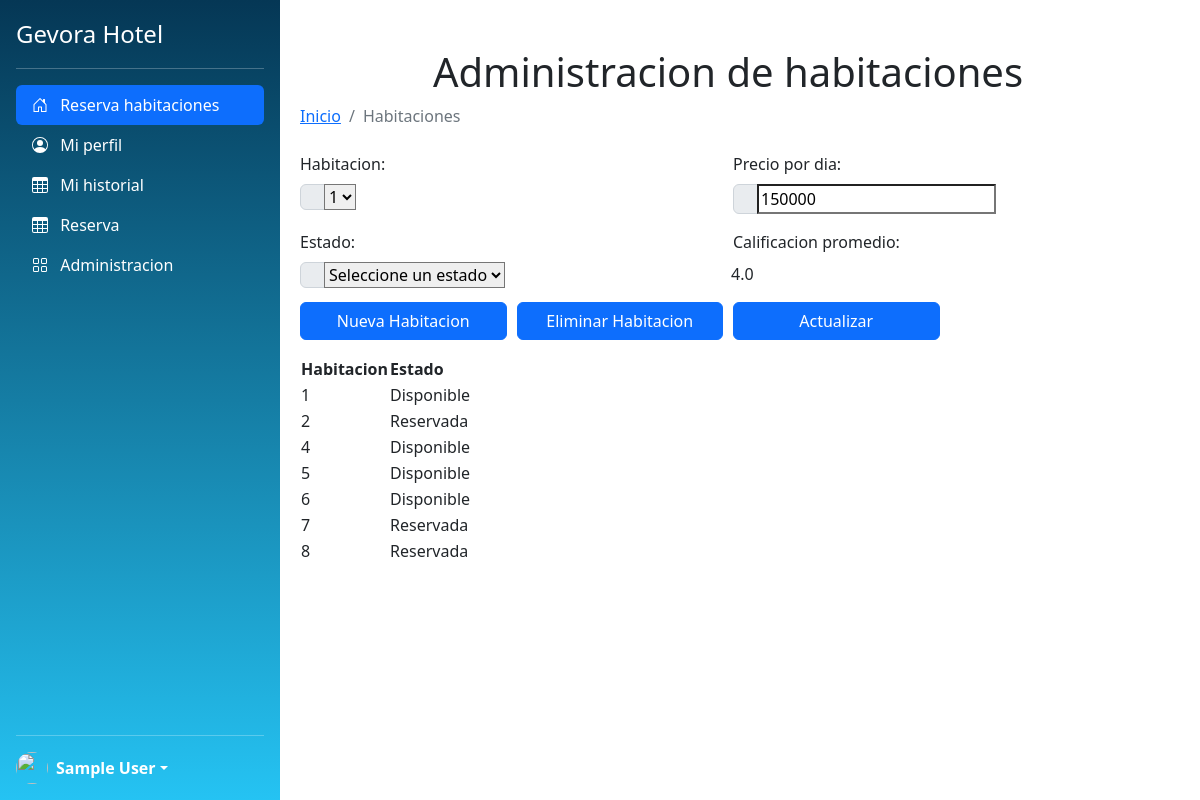
The app's page /admo_hab, older data.
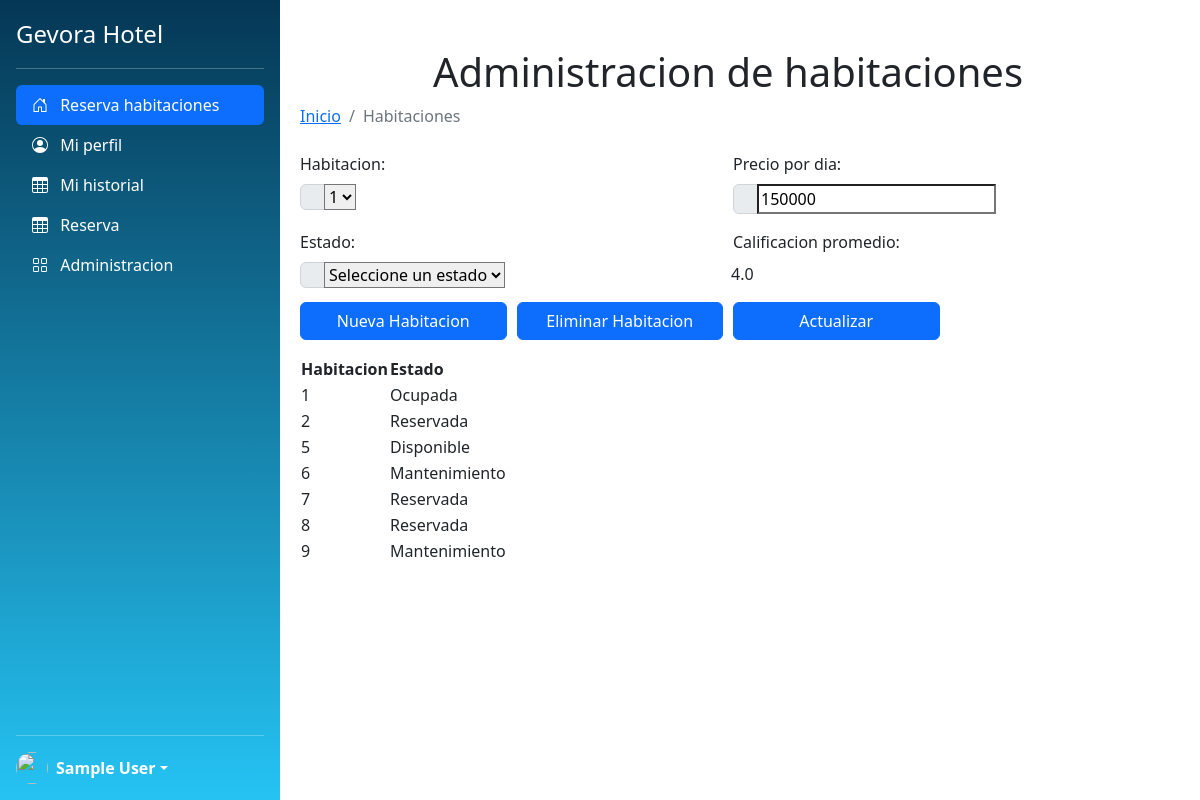
The same page, newer data.
### tables this page shows
CREATE TABLE Habitaciones (Id INTEGER UNIQUE PRIMARY KEY NOT NULL, Estado TEXT NOT NULL);

### app.py (the view)
@app.route('/admo_hab')
def admohab():
    lista = bd.sql_select_habitaciones()
    print(lista)
    return render_template('admo_hab.html',l_hab=lista, titulo="Ejemplo Hotel Gevora 2")

### crudHabitacion.py (called while the page is built)
def sql_connection():
    try:
        con = sqlite3.connect('luna.db')
        return con
    except Error:
        print(Error)

def sql_select_habitaciones():
    strsql = "SELECT * FROM Habitaciones;"
    print(strsql)
    con = sql_connection()
    cursor_Obj = con.cursor()
    cursor_Obj.execute(strsql)
    habitaciones = cursor_Obj.fetchall()
    con.close()
    return habitaciones

### templates/admo_hab.html (shortened to what this page needs)
{% extends "base.html" %}
{% block principal %}
    <div class="container-fluid">
        <div class="row text-center justify-content-center align-items-center ">
          <h1 class="mt-5 text-align-center">Administracion de habitaciones</h1>
        </div>
        <ol class="breadcrumb mb-4">
            <li class="breadcrumb-item"><a href="/">Inicio</a></li>
            <li class="breadcrumb-item active">Habitaciones</li>
        </ol>
        <div class="card-body">
        <form action="ControlHabitacion" method="get">
            <div class="form-row">
            <div class="col-md-6 mb-2">
              <label>Habitacion:</label>
              <div class="input-group">
                <div class="input-group-prepend">
                    <span class="input-group-text"></span>
                </div>
                <select name="idHab">
                  {% for hab in l_hab %}
                      <option value= {{ hab[0] }}> {{ hab[0] }} </option>
                  {% endfor %}
                </select>
              </div>
            </div>
            <div class="col-md-6 mb-3">
              <label>Precio por dia:</label>
              <div class="input-group">
                <div class="input-group-prepend">
                  <span class="input-group-text"></span>
                </div>
                <input type="text" placeholder="" name="pre" value='150000' />
              </div>
            </div>
          </div>
          <div class="form-row">
            <div class="col-md-6 mb-2">
              <label>Estado:</label>
              <div class="input-group">
                <div class="input-group-prepend">
                  <span class="input-group-text"></span>
                </div>
                <select name="estado">
                  <option value="NS">Seleccione un estado</option>
                </select>
              </div>
            </div>
            <div class="col-md-6 mb-2">
              <label>Calificacion promedio:</label>
              <div class="input-group">
                <label>4.0</label>
              </div>
            </div>
          </div>
          <div class="form-row">
            <div class="col-md-3 md-3">
              <div class="input-group">
                <input type="submit" class="btn btn-primary btn-block" name="acc" value="Nueva Habitacion" />
              </div>
            </div>
            <div class="col-md-3 mb-3">
              <div class="input-group">
                <input type="submit" class="btn btn-primary btn-block" name="acc" value="Eliminar Habitacion" />
              </div>
            </div>
            <div class="col-md-3">
              <div class="input-group">
                <input type="submit" class="btn btn-primary btn-block" name="acc" value="Actualizar" />
              </div>
            </div>
          </div>
        </form>
      </div>
      <table id="tabla">
        <tbody>
            <tr>
                <th> Habitacion </th>
                <th> Estado </th>
            </tr>
            {% for hab in l_hab %}
            <tr>
                <td>{{ hab[0] }}</td>
                <td>{{ hab[1] }}</td>
            </tr>
            {% endfor %}
        </tbody>
      </table>
    </div>
{% endblock %}

### templates/base.html (shortened to what this page needs)
<!DOCTYPE html>
<html lang="en">
    <head>
    <link href="{{ url_for('static', filename='css/styles.css') }}" rel="stylesheet" />
    <link href="https://cdn.jsdelivr.net/npm/bootstrap@5.2.0/dist/css/bootstrap.min.css" rel="stylesheet">
</head>
<body>
        <main  class="d-flex flex-nowrap gap-2">
            <div class="d-flex flex-column flex-shrink-0 p-3 text-bg-dark gradient-navbar" style="width: 280px;">
                <a href="/" class="d-flex align-items-center mb-3 mb-md-0 me-md-auto text-white text-decoration-none">
                    <span class="fs-4">Gevora Hotel</span>
                </a>
                <hr>
                <ul class="nav nav-pills flex-column mb-auto text-white">
                    <li class="nav-item">
                        <a href="#" class="nav-link text-white active">
                            <svg class="bi pe-none me-2" width="16" height="16"><use xlink:href="#home"/></svg>
                            Reserva habitaciones
                        </a>
                    </li>
                    <li>
                        <a href="homeProfile" class="nav-link text-white">
                            <svg class="bi pe-none me-2" width="16" height="16"><use xlink:href="#people-circle"/></svg>
                            Mi perfil
                        </a>
                    </li>
                    <li>
                        <a href="historialReserva" class="nav-link text-white">
                            <svg class="bi pe-none me-2" width="16" height="16"><use xlink:href="#table"/></svg>
                            Mi historial
                        </a>
                    </li>
                    <li>
                        <a href="" class="nav-link text-white">
                            <svg class="bi pe-none me-2" width="16" height="16"><use xlink:href="#table"/></svg>
                            Reserva
                        </a>
                    </li>
                    <li>
                        <a href="admo_hab" class="nav-link text-white">
                            <svg class="bi pe-none me-2" width="16" height="16"><use xlink:href="#grid"/></svg>
                            Administracion
                        </a>
                </ul>
                <hr>
                <div class="dropdown">
                    <a href="#" class="d-flex align-items-center text-white text-decoration-none dropdown-toggle" data-bs-toggle="dropdown" aria-expanded="false">
                        <img src="https://github.com/mdo.png" alt="" width="32" height="32" class="rounded-circle me-2">
                        <strong>Sample User</strong>
                    </a>
                </div>
            </div>
                {% block principal %}
                {% endblock %}
            <div class="b-example-vr"></div>
        </main>
</body>
</html>

### templates/base.html (style rules this page uses)
.gradient-navbar { background-image: linear-gradient(#053755, #25c3f3); }
.b-example-vr { flex-shrink: 0; width: 1.5rem; height: 100vh; }
.bi { vertical-align: -.125em; fill: currentColor; }

Row changes from the older to the newer data that the page shows:
removed Habitaciones: Id "4", Estado "Disponible"
changed Habitaciones id 1: Estado "Disponible" → "Ocupada"
changed Habitaciones id 6: Estado "Disponible" → "Mantenimiento"
added Habitaciones: Id "9", Estado "Mantenimiento"
